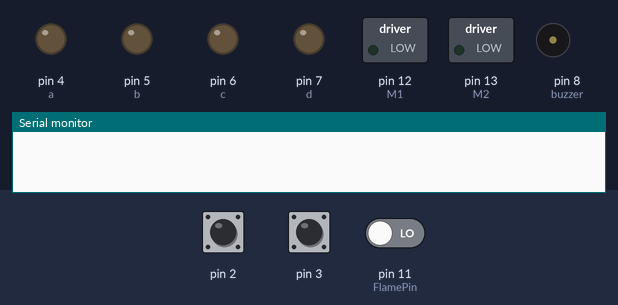
Bench run of a sketch on a simulated Arduino Uno, built with avr-gcc and run on an emulated ATmega328P. On the bench: switched loads named in the sketch (green lamp = pin HIGH), output pins drawn as LEDs (lit = HIGH), buzzer (waves = sounding, pin HIGH), the last lines printed to the serial monitor. Inputs (shaded band) come from the test bench; at power-on: pin 11 (FlamePin) LOW, pin 2 LOW, pin 3 LOW.

Above: at 1.2 s.
1.3 s: pin 11 (FlamePin) driven HIGH
At 2.6 s:
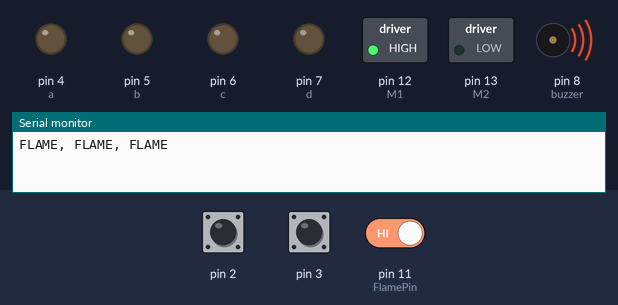
3.5 s: pin 11 (FlamePin) driven LOW
At 5.3 s:
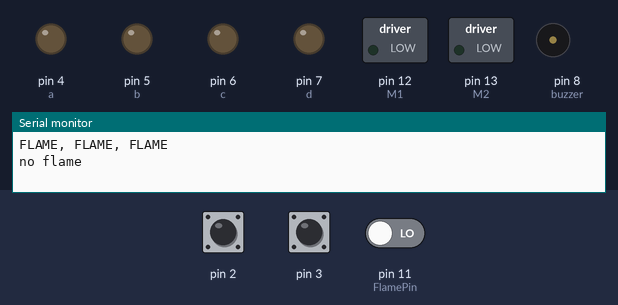
7.5 s: pin 2 pulsed HIGH 5 times (0.12 s each, 0.3 s apart)
At 10.0 s:
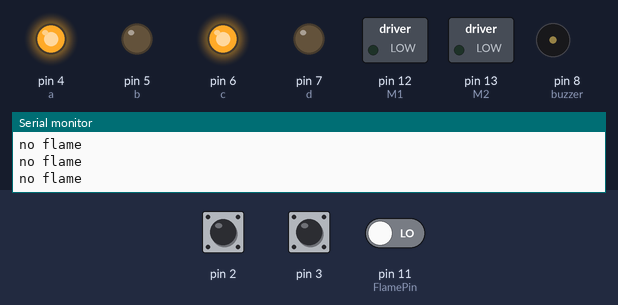
12.7 s: pin 3 pulsed HIGH 2 times (0.12 s each, 0.3 s apart)
At 13.9 s:
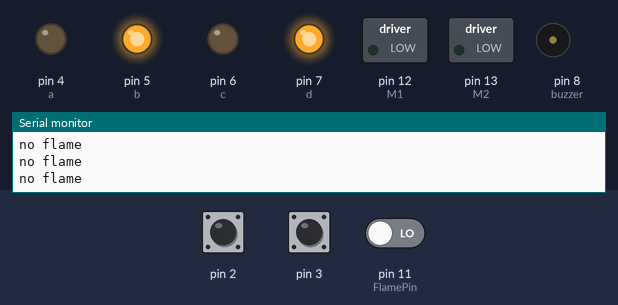
Timing chart, 0 to 16.3 s (numbered marks = the images above; inputs shaded):
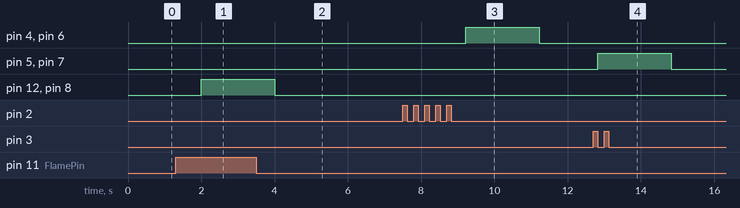

The sketch:

Fire_Fighting_Robot.ino
```cpp
double ch1=2;
int a=4; int b=5;

double ch2=3;
int c=6; int d=7;
int FlamePin = 11;
int buzzer = 8 ;
int M1 = 12;
int M2=13;
int isFlame;
void setup()
{
  Serial.begin(9600);

  pinMode(2,INPUT);
  pinMode(4,OUTPUT); pinMode(5,OUTPUT);

  pinMode(3,INPUT);
  pinMode(6,OUTPUT); pinMode(7,OUTPUT);
  pinMode(FlamePin, INPUT);

  pinMode(buzzer, OUTPUT);
  pinMode(M1, OUTPUT);
  pinMode(M2, OUTPUT);
}

void loop()
{
ch1 = pulseIn(2,HIGH);
ch2 = pulseIn(3,HIGH);
//Serial.println(ch1);
//Serial.println(ch2);
//delay(5000);
isFlame = digitalRead(FlamePin);
if((ch1==0)&&(ch2==0))
{
 digitalWrite(a,LOW); digitalWrite(b,LOW);
 digitalWrite(c,LOW);digitalWrite(d,LOW);
}

else if((ch1>1530)&&(ch2>1530))
{
digitalWrite(a,HIGH); digitalWrite(b,LOW);
 digitalWrite(c,LOW);digitalWrite(d,HIGH);
}

else if((ch1>1530)&&(ch2<1460))
{
   digitalWrite(a,HIGH); digitalWrite(b,LOW);
 digitalWrite(c,HIGH);digitalWrite(d,LOW);

}

else if((ch1<1460)&&(ch2>1530))
{
  digitalWrite(a,LOW); digitalWrite(b,HIGH);
 digitalWrite(c,LOW);digitalWrite(d,HIGH);
}

else if((ch1<1460)&&(ch2<1460))
{  digitalWrite(a,LOW); digitalWrite(b,HIGH);
 digitalWrite(c,HIGH);digitalWrite(d,LOW);


}

else
{
 digitalWrite(a,LOW); digitalWrite(b,LOW);
 digitalWrite(c,LOW);digitalWrite(d,LOW);
}

if (isFlame== 1)  //if it is low
  {
    Serial.println("FLAME, FLAME, FLAME");
    digitalWrite(M1, HIGH);
    digitalWrite(M2, LOW);
    digitalWrite(buzzer,HIGH);//Print Flame Flame
                                           //LED on
  }
else                           //if not
  {
    Serial.println("no flame"); //print no  flame
    digitalWrite(M1,LOW);
    digitalWrite(buzzer, LOW);
    //off the LED
  }
}
```

Measured:
- after the input at 1.3 s, pin 12 (M1), pin 8 (buzzer): LOW → HIGH after 0.70 s
- after the input at 3.5 s, pin 12 (M1), pin 8 (buzzer): HIGH → LOW after 0.50 s
- after the input at 7.5 s, pin 4 (a), pin 6 (c): LOW → HIGH after 1.7 s, → LOW 2.0 s later
- after the input at 12.7 s, pin 5 (b), pin 7 (d): LOW → HIGH after 0.12 s, → LOW 2.0 s later
